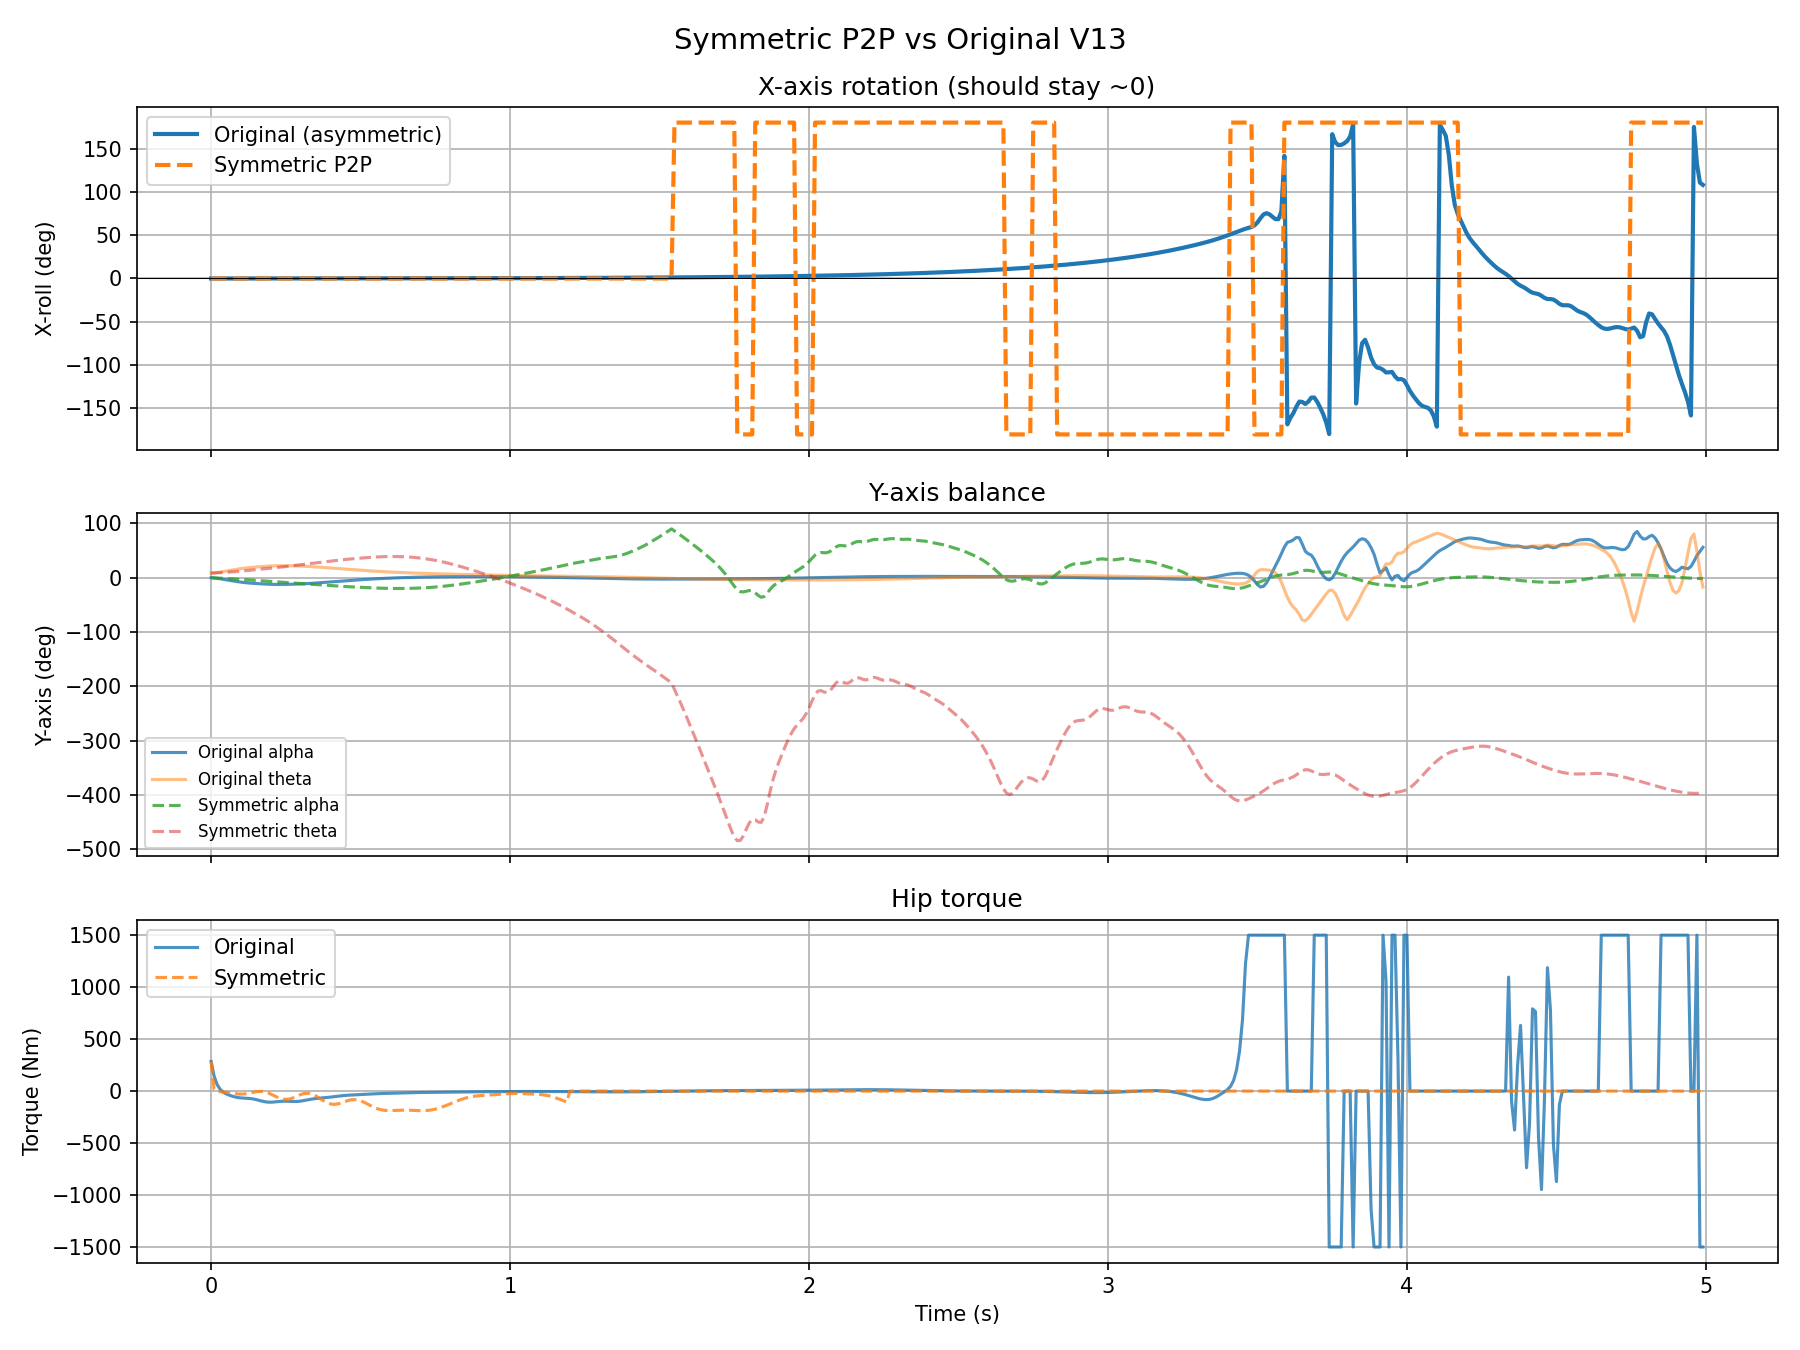

Write Python code to recreate this figure.
"""
Test: Symmetric P2P architecture
Both ankles connected via P2P constraints (no spherical joint in chain).
Robot body = free-floating multibody (lower + upper with hip revolute).
rope_a, rope_b = separate multibodies, each connected to body via P2P.
"""
import sys, os
import numpy as np

_conda = os.path.dirname(sys.executable)
_lib = os.path.join(_conda, "Library", "bin")
if os.path.isdir(_lib) and _lib not in os.environ.get("PATH", ""):
    os.environ["PATH"] = _lib + os.pathsep + os.environ.get("PATH", "")
    if hasattr(os, "add_dll_directory"): os.add_dll_directory(_lib)

import pybullet as p
import pybullet_data

M1=30.0;M2=40.0;L1=0.85;L2=0.80;LOWER_W=0.18;UPPER_W=0.30;BD=0.50
B_THETA=3.0;TAU_MAX=1500.0;GRAV=9.81;L_POLE=4.0;POLE_H=4.5;R_TARGET=1.5
HALF_POLE=L_POLE/2;ROPE_HORIZ=HALF_POLE-BD/2;ROPE_VERT=R_TARGET
FOOT_Z=POLE_H-ROPE_VERT;LC1=L1/2;LC2=L2/2;I1=M1*L1**2/12;I2=M2*L2**2/12
DT=0.001;ROPE_MASS=0.01;THETA0=0.15

def box_inertia(m,w,d,h):
    return [m*(d**2+h**2)/12, m*(w**2+h**2)/12, m*(w**2+d**2)/12]

def compute_lqr():
    from scipy.linalg import solve_discrete_are, expm
    R=R_TARGET;p1=M1*LC1+M2*L1;p2=M2*LC2;p3=M2*L1*LC2;Mt=M1+M2
    M_eq=np.array([[Mt*R**2,R*p1,R*p2],[R*p1,M1*LC1**2+I1+M2*L1**2,p3],[R*p2,p3,M2*LC2**2+I2]])
    G_mat=np.array([[-Mt*GRAV*R,0,0],[0,p1*GRAV,0],[0,0,p2*GRAV]])
    D_mat=np.diag([0,0,-B_THETA]);E_mat=np.array([[0],[-1],[1]])
    Mi=np.linalg.inv(M_eq);n=6
    Ac=np.zeros((n,n));Bc=np.zeros((n,1))
    Ac[:3,3:]=np.eye(3);Ac[3:,:3]=Mi@G_mat;Ac[3:,3:]=Mi@D_mat;Bc[3:,:]=Mi@E_mat
    Z=np.zeros((n+1,n+1));Z[:n,:n]=Ac*DT;Z[:n,n:]=Bc*DT
    eZ=expm(Z);Ad=eZ[:n,:n];Bd=eZ[:n,n:n+1]
    Q=np.diag([1,50,50,0.1,5,5]);Rc=np.array([[0.001]])
    P=solve_discrete_are(Ad,Bd,Q,Rc)
    K=np.linalg.inv(Rc+Bd.T@P@Bd)@(Bd.T@P@Ad)
    K[0,0]*=-1;K[0,3]*=-1
    return K[0]

def make_rope(base_y, rope_vec):
    """Create a rope multibody: base at pole top, universal joint, rigid link."""
    rope_id = p.createMultiBody(
        baseMass=0, basePosition=[0, base_y, POLE_H],
        linkMasses=[0.001, ROPE_MASS],
        linkCollisionShapeIndices=[-1, -1],
        linkVisualShapeIndices=[-1, -1],
        linkPositions=[[0,0,0],[0,0,0]],
        linkOrientations=[[0,0,0,1]]*2,
        linkInertialFramePositions=[[0,0,0],[0,0,0]],
        linkInertialFrameOrientations=[[0,0,0,1]]*2,
        linkParentIndices=[0, 1],
        linkJointTypes=[p.JOINT_REVOLUTE, p.JOINT_REVOLUTE],
        linkJointAxis=[[0,1,0], [1,0,0]],
    )
    tiny = [0.001]*3
    for j in [0, 1]:
        p.changeDynamics(rope_id, j, localInertiaDiagonal=tiny,
                         jointDamping=0, linearDamping=0, angularDamping=0)
        p.setJointMotorControl2(rope_id, j, p.VELOCITY_CONTROL, force=0)
    return rope_id

def run_test(label, symmetric=True):
    cid = p.connect(p.DIRECT)
    p.setAdditionalSearchPath(pybullet_data.getDataPath())
    p.setGravity(0,0,-GRAV); p.setTimeStep(DT)
    p.setPhysicsEngineParameter(numSubSteps=4, numSolverIterations=100)

    ra_vec = np.array([0, -ROPE_HORIZ, -ROPE_VERT])  # pole_a → ankle_a
    rb_vec = np.array([0,  ROPE_HORIZ, -ROPE_VERT])  # pole_b → ankle_b

    lower_col = p.createCollisionShape(p.GEOM_BOX,
        halfExtents=[LOWER_W/2, BD/2, L1/2])
    upper_col = p.createCollisionShape(p.GEOM_BOX,
        halfExtents=[UPPER_W/2, BD/2, L2/2],
        collisionFramePosition=[0, 0, L2/2])

    if symmetric:
        # === SYMMETRIC: Robot body as free-floating, both ropes via P2P ===
        # Robot base = lower body COM at [0, 0, FOOT_Z + L1/2]
        body_com_init = [0, 0, FOOT_Z + L1/2]
        robot_id = p.createMultiBody(
            baseMass=M1,
            basePosition=body_com_init,
            baseCollisionShapeIndex=lower_col,
            baseVisualShapeIndex=-1,
            baseInertialFramePosition=[0, 0, 0],
            linkMasses=[M2],
            linkCollisionShapeIndices=[upper_col],
            linkVisualShapeIndices=[-1],
            linkPositions=[[0, 0, L1/2]],  # hip at top of lower body (from COM)
            linkOrientations=[[0,0,0,1]],
            linkInertialFramePositions=[[0, 0, L2/2]],
            linkInertialFrameOrientations=[[0,0,0,1]],
            linkParentIndices=[0],
            linkJointTypes=[p.JOINT_REVOLUTE],
            linkJointAxis=[[0,1,0]],
        )
        HIP = 0

        p.changeDynamics(robot_id, -1, mass=M1,
            localInertiaDiagonal=box_inertia(M1, LOWER_W, BD, L1),
            linearDamping=0, angularDamping=0)
        p.changeDynamics(robot_id, HIP, mass=M2,
            localInertiaDiagonal=box_inertia(M2, UPPER_W, BD, L2),
            jointDamping=B_THETA, linearDamping=0, angularDamping=0)
        p.setJointMotorControl2(robot_id, HIP, p.VELOCITY_CONTROL, force=0)

        # Two rope multibodies
        rope_a_id = make_rope(+HALF_POLE, ra_vec)
        rope_b_id = make_rope(-HALF_POLE, rb_vec)

        # ankle_a in lower body COM frame: [0, +BD/2, -L1/2]
        # ankle_b in lower body COM frame: [0, -BD/2, -L1/2]
        con_a = p.createConstraint(
            rope_a_id, 1, robot_id, -1,  # rope_a end ↔ robot base (lower body)
            p.JOINT_POINT2POINT, [0,0,0],
            ra_vec.tolist(),           # rope_a endpoint in rope_a COM frame
            [0, +BD/2, -L1/2]         # ankle_a in lower body COM frame
        )
        con_b = p.createConstraint(
            rope_b_id, 1, robot_id, -1,
            p.JOINT_POINT2POINT, [0,0,0],
            rb_vec.tolist(),
            [0, -BD/2, -L1/2]
        )
        p.changeConstraint(con_a, maxForce=50000, erp=0.8)
        p.changeConstraint(con_b, maxForce=50000, erp=0.8)

        # Initial pose
        p.resetBasePositionAndOrientation(robot_id, body_com_init, [0,0,0,1])
        p.resetBaseVelocity(robot_id, [0,0,0], [0,0,0])
        p.resetJointState(robot_id, HIP, THETA0, 0)
        for rid in [rope_a_id, rope_b_id]:
            p.resetJointState(rid, 0, 0, 0)
            p.resetJointState(rid, 1, 0, 0)

        # Disable collisions
        all_bodies = [robot_id, rope_a_id, rope_b_id, 0]
        for b1 in [robot_id, rope_a_id, rope_b_id]:
            nj = p.getNumJoints(b1)
            for i in range(-1, nj):
                for j in range(-1, nj):
                    if i != j: p.setCollisionFilterPair(b1, b1, i, j, 0)
                for b2 in all_bodies:
                    if b1 != b2:
                        nj2 = max(p.getNumJoints(b2), 0)
                        for j in range(-1, nj2):
                            p.setCollisionFilterPair(b1, b2, i, j, 0)

    else:
        # === ORIGINAL V13 (asymmetric) ===
        ra_end = ra_vec
        robot_id = p.createMultiBody(baseMass=0, basePosition=[0, HALF_POLE, POLE_H],
            linkMasses=[0.001, ROPE_MASS, M1, M2],
            linkCollisionShapeIndices=[-1,-1,-1,-1],
            linkVisualShapeIndices=[-1,-1,-1,-1],
            linkPositions=[[0,0,0],[0,0,0],ra_end.tolist(),[0,-BD/2,L1]],
            linkOrientations=[[0,0,0,1]]*4,
            linkInertialFramePositions=[[0,0,0],[0,0,0],[0,-BD/2,L1/2],[0,0,L2/2]],
            linkInertialFrameOrientations=[[0,0,0,1]]*4,
            linkParentIndices=[0,1,2,3],
            linkJointTypes=[p.JOINT_REVOLUTE,p.JOINT_REVOLUTE,p.JOINT_SPHERICAL,p.JOINT_REVOLUTE],
            linkJointAxis=[[0,1,0],[1,0,0],[0,0,0],[0,1,0]])
        HIP=3
        tiny=[0.001]*3
        p.changeDynamics(robot_id,0,mass=0.001,localInertiaDiagonal=[0.0001]*3,jointDamping=0,linearDamping=0,angularDamping=0)
        p.changeDynamics(robot_id,1,mass=ROPE_MASS,localInertiaDiagonal=tiny,jointDamping=0,linearDamping=0,angularDamping=0)
        p.changeDynamics(robot_id,2,mass=M1,localInertiaDiagonal=box_inertia(M1,LOWER_W,BD,L1),jointDamping=0,linearDamping=0,angularDamping=0)
        p.changeDynamics(robot_id,HIP,mass=M2,localInertiaDiagonal=box_inertia(M2,UPPER_W,BD,L2),jointDamping=B_THETA,linearDamping=0,angularDamping=0)
        for j in [0,1,HIP]: p.setJointMotorControl2(robot_id,j,p.VELOCITY_CONTROL,force=0)
        p.setJointMotorControlMultiDof(robot_id,2,p.POSITION_CONTROL,targetPosition=[0,0,0,1],force=[0,0,0])

        rope_b_id = make_rope(-HALF_POLE, rb_vec)
        con_b = p.createConstraint(rope_b_id,1,robot_id,2,p.JOINT_POINT2POINT,[0,0,0],
            rb_vec.tolist(),[0,-BD/2,-L1/2])
        p.changeConstraint(con_b, maxForce=50000, erp=0.8)

        p.resetJointState(robot_id,0,0,0)
        p.resetJointState(robot_id,1,0,0)
        p.resetJointStateMultiDof(robot_id,2,[0,0,0,1],[0,0,0])
        p.resetJointState(robot_id,HIP,THETA0,0)
        p.resetJointState(rope_b_id,0,0,0)
        p.resetJointState(rope_b_id,1,0,0)

        for body in [robot_id,rope_b_id]:
            nj=p.getNumJoints(body)
            for i in range(-1,nj):
                for j in range(-1,nj):
                    if i!=j: p.setCollisionFilterPair(body,body,i,j,0)
                p.setCollisionFilterPair(body,0,i,-1,0)
        for i in range(-1,p.getNumJoints(robot_id)):
            for j in range(-1,p.getNumJoints(rope_b_id)):
                p.setCollisionFilterPair(robot_id,rope_b_id,i,j,0)
        rope_a_id = None

    K_lqr = compute_lqr()
    data = []

    for step in range(int(5.0/DT)):
        if symmetric:
            # Get state from base orientation + hip
            base_pos, base_orn = p.getBasePositionAndOrientation(robot_id)
            base_vel, base_angvel = p.getBaseVelocity(robot_id)
            euler = p.getEulerFromQuaternion(base_orn)

            # phi: estimate from base X position relative to expected
            # For symmetric, phi ~ lateral displacement / R
            phi = base_pos[0] / R_TARGET if R_TARGET > 0 else 0
            phi_dot = base_vel[0] / R_TARGET if R_TARGET > 0 else 0
            alpha = euler[1]  # pitch Y
            alpha_dot = base_angvel[1]

            hip_s = p.getJointState(robot_id, HIP)
            hip_angle = hip_s[0]
            theta = alpha + hip_angle
            theta_dot = alpha_dot + hip_s[1]

            x_roll = np.degrees(euler[0])  # roll X
        else:
            phi_s = p.getJointState(robot_id, 0)
            phi = phi_s[0]; phi_dot = phi_s[1]
            lo = p.getLinkState(robot_id, 2, computeForwardKinematics=True, computeLinkVelocity=True)
            up = p.getLinkState(robot_id, HIP, computeForwardKinematics=True, computeLinkVelocity=True)
            alpha = p.getEulerFromQuaternion(lo[5])[1]
            theta = p.getEulerFromQuaternion(up[5])[1]
            alpha_dot = lo[7][1]; theta_dot = up[7][1]
            ankle_q = p.getJointStateMultiDof(robot_id, 2)[0]
            x_roll = np.degrees(p.getEulerFromQuaternion(ankle_q)[0])

        x = np.array([phi, alpha, theta, phi_dot, alpha_dot, theta_dot])
        tau = 0.0
        if abs(x[1]) < np.radians(60) and abs(x[2]) < np.radians(60):
            tau = -float(K_lqr @ x)
            tau = np.clip(tau, -TAU_MAX, TAU_MAX)
        p.setJointMotorControl2(robot_id, HIP, p.TORQUE_CONTROL, force=tau)
        p.stepSimulation()

        if step % 10 == 0:
            data.append([step*DT, x_roll, np.degrees(phi), np.degrees(alpha), np.degrees(theta), tau])

    p.disconnect()
    data = np.array(data)
    print(f"  [{label}] X-roll @3s={data[300,1]:+.2f}°  @5s={data[-1,1]:+.2f}°  "
          f"max|X|={np.max(np.abs(data[:300,1])):.2f}°")
    return data

# === Run ===
print("="*60)
print("  SYMMETRIC vs ASYMMETRIC P2P TEST")
print("="*60)
K_lqr = compute_lqr()
print()

r_orig = run_test("Original V13 (asymmetric)", symmetric=False)
r_sym  = run_test("Symmetric P2P (both sides)", symmetric=True)

# Plot
import matplotlib.pyplot as plt
fig, axes = plt.subplots(3, 1, figsize=(12, 9), sharex=True)
fig.suptitle("Symmetric P2P vs Original V13", fontsize=14)

for label, d, ls in [("Original (asymmetric)", r_orig, '-'), ("Symmetric P2P", r_sym, '--')]:
    axes[0].plot(d[:,0], d[:,1], ls, label=label, linewidth=2)
axes[0].set_ylabel("X-roll (deg)"); axes[0].set_title("X-axis rotation (should stay ~0)")
axes[0].legend(); axes[0].grid(True); axes[0].axhline(0, color='k', lw=0.5)

for label, d, ls in [("Original", r_orig, '-'), ("Symmetric", r_sym, '--')]:
    axes[1].plot(d[:,0], d[:,3], ls, label=f"{label} alpha", alpha=0.8)
    axes[1].plot(d[:,0], d[:,4], ls, label=f"{label} theta", alpha=0.5)
axes[1].set_ylabel("Y-axis (deg)"); axes[1].set_title("Y-axis balance")
axes[1].legend(fontsize=8); axes[1].grid(True)

for label, d, ls in [("Original", r_orig, '-'), ("Symmetric", r_sym, '--')]:
    axes[2].plot(d[:,0], d[:,5], ls, label=label, alpha=0.8)
axes[2].set_ylabel("Torque (Nm)"); axes[2].set_xlabel("Time (s)")
axes[2].set_title("Hip torque"); axes[2].legend(); axes[2].grid(True)

plt.tight_layout()
out = os.path.join(os.path.dirname(os.path.abspath(__file__)), 'diag_symmetric.png')
plt.savefig(out, dpi=150)
print(f"\nPlot: {out}")
